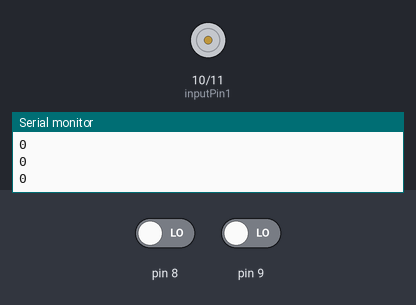
Recording of a sketch running on a simulated Arduino Uno, built with avr-gcc and run on an emulated ATmega328P. On the bench: motor-driver pin pairs drawn as motors (green arrow = first pin HIGH = forward, orange = second pin HIGH = backward, longer = more drive), the last lines printed to the serial monitor. Inputs (shaded band) come from the test bench; at power-on: pin 8 LOW, pin 9 LOW.

Above: at 1.2 s.
1.3 s: pin 8 driven HIGH
At 2.4 s:
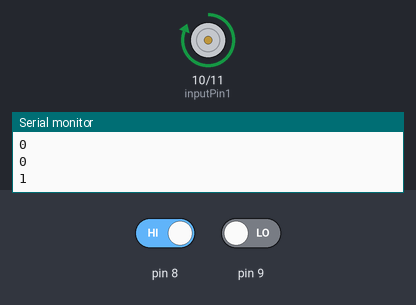
Timing chart, 0 to 4.3 s (numbered marks = the images above; inputs shaded):
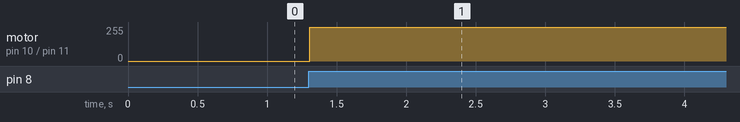

The sketch:

sketch_jan27a.ino
```cpp
const int inputPin1  = 10;    // Pin 15 of L293D IC
const int inputPin2  = 11;    // Pin 10 of L293D IC
void setup()
{
    Serial.begin(9600);
    pinMode(inputPin1, OUTPUT);
    pinMode(inputPin2, OUTPUT);
    pinMode(9,INPUT);
    pinMode(8,INPUT);
}

void loop() {
  directionControl();
  Serial.println(digitalRead(9));
  Serial.println(digitalRead(8));
}

void directionControl() {
  if(digitalRead(9)==HIGH )
  {
     digitalWrite(inputPin1, LOW);
     digitalWrite(inputPin2, HIGH);
     delay(15000);
     digitalWrite(inputPin1, LOW);
     digitalWrite(inputPin2, LOW);
  }
  if(digitalRead(8)==HIGH  )
  {
    digitalWrite(inputPin1, HIGH);
    digitalWrite(inputPin2, LOW);
    delay(15000);
    digitalWrite(inputPin1, LOW);
    digitalWrite(inputPin2, LOW);

  }
}
```

Measured:
- after the input at 1.3 s, motor on pin 10 (inputPin1) / pin 11 (inputPin2): stopped → forward 255/255 at once
